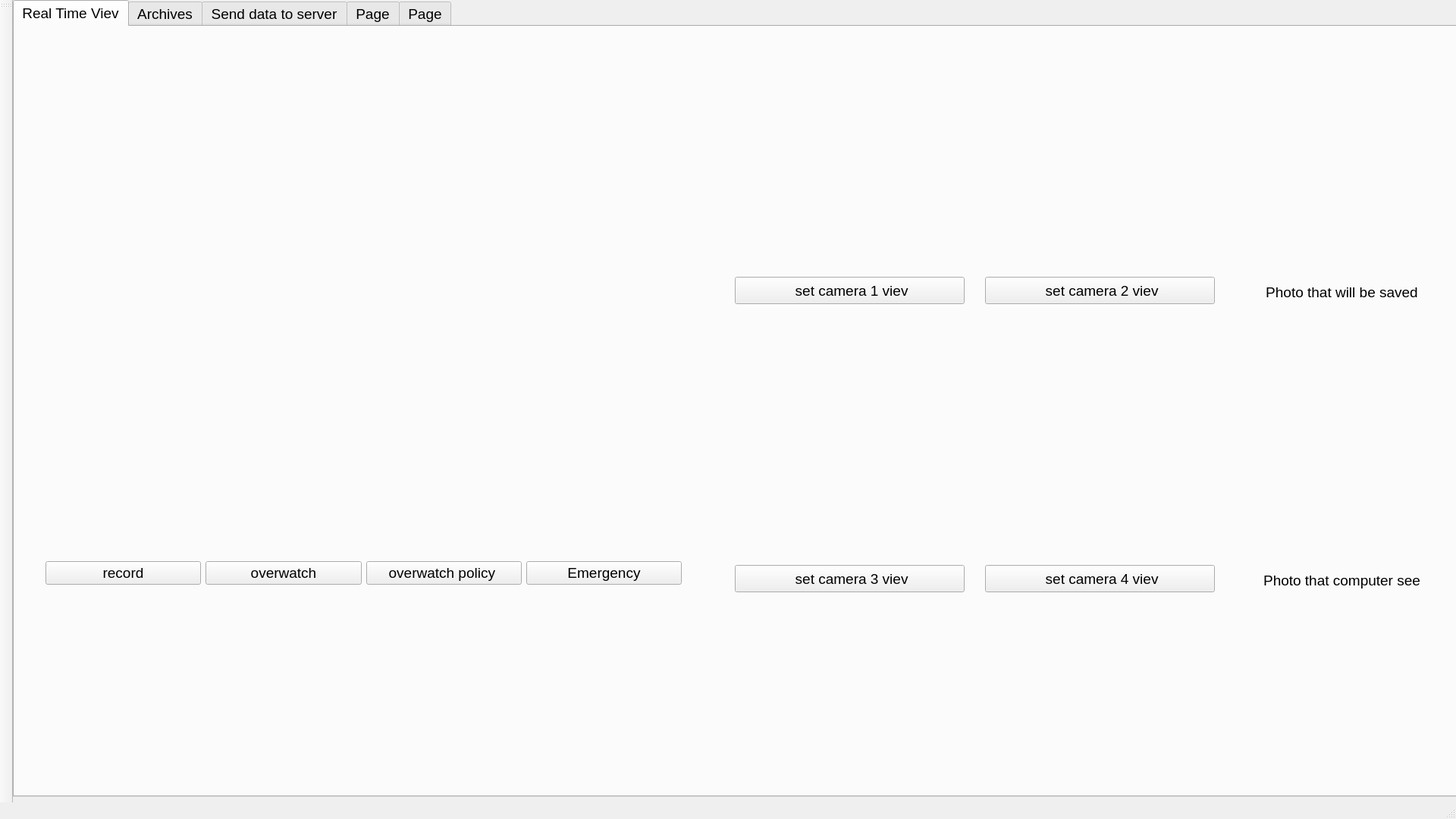
<?xml version="1.0" encoding="UTF-8"?>
<ui version="4.0">
 <class>Cam_control</class>
 <widget class="QMainWindow" name="Cam_control">
  <property name="geometry">
   <rect>
    <x>0</x>
    <y>0</y>
    <width>1920</width>
    <height>1080</height>
   </rect>
  </property>
  <property name="windowTitle">
   <string>Cam_control</string>
  </property>
  <widget class="QWidget" name="centralWidget">
   <widget class="QTabWidget" name="tabWidget">
    <property name="geometry">
     <rect>
      <x>0</x>
      <y>0</y>
      <width>1921</width>
      <height>1051</height>
     </rect>
    </property>
    <property name="font">
     <font>
      <pointsize>14</pointsize>
     </font>
    </property>
    <property name="focusPolicy">
     <enum>Qt::WheelFocus</enum>
    </property>
    <property name="tabShape">
     <enum>QTabWidget::Rounded</enum>
    </property>
    <property name="currentIndex">
     <number>0</number>
    </property>
    <widget class="QWidget" name="tab">
     <attribute name="icon">
      <iconset>
       <normalon>../progbase3/build-Kursova-Desktop-Debug/Icons/tab-icon.png</normalon>
      </iconset>
     </attribute>
     <attribute name="title">
      <string>Real Time Viev</string>
     </attribute>
     <widget class="QLabel" name="label_central">
      <property name="geometry">
       <rect>
        <x>-70</x>
        <y>10</y>
        <width>960</width>
        <height>600</height>
       </rect>
      </property>
      <property name="focusPolicy">
       <enum>Qt::WheelFocus</enum>
      </property>
      <property name="text">
       <string/>
      </property>
      <property name="pixmap">
       <pixmap>../progbase3/build-Kursova-Desktop-Debug/Icons/no_image.png</pixmap>
      </property>
      <property name="scaledContents">
       <bool>true</bool>
      </property>
     </widget>
     <widget class="QLabel" name="label_2">
      <property name="enabled">
       <bool>true</bool>
      </property>
      <property name="geometry">
       <rect>
        <x>1280</x>
        <y>10</y>
        <width>300</width>
        <height>300</height>
       </rect>
      </property>
      <property name="focusPolicy">
       <enum>Qt::WheelFocus</enum>
      </property>
      <property name="text">
       <string/>
      </property>
      <property name="pixmap">
       <pixmap>../progbase3/build-Kursova-Desktop-Debug/Icons/no_image.png</pixmap>
      </property>
      <property name="scaledContents">
       <bool>true</bool>
      </property>
     </widget>
     <widget class="QLabel" name="label">
      <property name="geometry">
       <rect>
        <x>950</x>
        <y>10</y>
        <width>300</width>
        <height>300</height>
       </rect>
      </property>
      <property name="focusPolicy">
       <enum>Qt::WheelFocus</enum>
      </property>
      <property name="text">
       <string/>
      </property>
      <property name="pixmap">
       <pixmap>../progbase3/build-Kursova-Desktop-Debug/Icons/no_image.png</pixmap>
      </property>
      <property name="scaledContents">
       <bool>true</bool>
      </property>
     </widget>
     <widget class="QPushButton" name="pushButton_6">
      <property name="geometry">
       <rect>
        <x>1280</x>
        <y>330</y>
        <width>303</width>
        <height>36</height>
       </rect>
      </property>
      <property name="font">
       <font>
        <pointsize>14</pointsize>
       </font>
      </property>
      <property name="text">
       <string>              set camera 2 viev             </string>
      </property>
     </widget>
     <widget class="QPushButton" name="pushButton_5">
      <property name="geometry">
       <rect>
        <x>950</x>
        <y>330</y>
        <width>303</width>
        <height>36</height>
       </rect>
      </property>
      <property name="font">
       <font>
        <pointsize>14</pointsize>
       </font>
      </property>
      <property name="text">
       <string>              set camera 1 viev             </string>
      </property>
     </widget>
     <widget class="QPushButton" name="pushButton_7">
      <property name="geometry">
       <rect>
        <x>950</x>
        <y>710</y>
        <width>303</width>
        <height>36</height>
       </rect>
      </property>
      <property name="font">
       <font>
        <pointsize>14</pointsize>
       </font>
      </property>
      <property name="text">
       <string>              set camera 3 viev             </string>
      </property>
     </widget>
     <widget class="QPushButton" name="pushButton_8">
      <property name="geometry">
       <rect>
        <x>1280</x>
        <y>710</y>
        <width>303</width>
        <height>36</height>
       </rect>
      </property>
      <property name="font">
       <font>
        <pointsize>14</pointsize>
       </font>
      </property>
      <property name="text">
       <string>              set camera 4 viev             </string>
      </property>
     </widget>
     <widget class="QLabel" name="label_4">
      <property name="geometry">
       <rect>
        <x>1280</x>
        <y>390</y>
        <width>300</width>
        <height>300</height>
       </rect>
      </property>
      <property name="focusPolicy">
       <enum>Qt::WheelFocus</enum>
      </property>
      <property name="text">
       <string/>
      </property>
      <property name="pixmap">
       <pixmap>../progbase3/build-Kursova-Desktop-Debug/Icons/no_image.png</pixmap>
      </property>
      <property name="scaledContents">
       <bool>true</bool>
      </property>
     </widget>
     <widget class="QLabel" name="label_3">
      <property name="geometry">
       <rect>
        <x>950</x>
        <y>390</y>
        <width>300</width>
        <height>300</height>
       </rect>
      </property>
      <property name="focusPolicy">
       <enum>Qt::WheelFocus</enum>
      </property>
      <property name="text">
       <string/>
      </property>
      <property name="pixmap">
       <pixmap>../progbase3/build-Kursova-Desktop-Debug/Icons/no_image.png</pixmap>
      </property>
      <property name="scaledContents">
       <bool>true</bool>
      </property>
     </widget>
     <widget class="QLabel" name="label_5">
      <property name="geometry">
       <rect>
        <x>1600</x>
        <y>10</y>
        <width>300</width>
        <height>300</height>
       </rect>
      </property>
      <property name="text">
       <string/>
      </property>
      <property name="pixmap">
       <pixmap>../progbase3/build-Kursova-Desktop-Debug/Icons/no_image.png</pixmap>
      </property>
      <property name="scaledContents">
       <bool>true</bool>
      </property>
      <property name="alignment">
       <set>Qt::AlignRight|Qt::AlignTrailing|Qt::AlignVCenter</set>
      </property>
     </widget>
     <widget class="QLabel" name="label_6">
      <property name="geometry">
       <rect>
        <x>1600</x>
        <y>390</y>
        <width>300</width>
        <height>300</height>
       </rect>
      </property>
      <property name="text">
       <string/>
      </property>
      <property name="pixmap">
       <pixmap>../progbase3/build-Kursova-Desktop-Debug/Icons/no_image.png</pixmap>
      </property>
      <property name="scaledContents">
       <bool>true</bool>
      </property>
     </widget>
     <widget class="QWidget" name="verticalLayoutWidget_2">
      <property name="geometry">
       <rect>
        <x>20</x>
        <y>650</y>
        <width>881</width>
        <height>141</height>
       </rect>
      </property>
      <layout class="QVBoxLayout" name="verticalLayout_2">
       <item>
        <layout class="QHBoxLayout" name="horizontalLayout">
         <property name="leftMargin">
          <number>10</number>
         </property>
         <property name="rightMargin">
          <number>10</number>
         </property>
         <item>
          <widget class="QPushButton" name="record">
           <property name="text">
            <string> record </string>
           </property>
           <property name="icon">
            <iconset>
             <normalon>../../../Not_progbase_stuff/Downloads/video-camera-with-play-button(1).png</normalon>
            </iconset>
           </property>
          </widget>
         </item>
         <item>
          <widget class="QPushButton" name="overwatch">
           <property name="text">
            <string> overwatch </string>
           </property>
           <property name="icon">
            <iconset>
             <normaloff>../../Not_progbase_stuff/Downloads/eye.png</normaloff>
             <normalon>../../Not_progbase_stuff/Downloads/eye.png</normalon>../../Not_progbase_stuff/Downloads/eye.png</iconset>
           </property>
          </widget>
         </item>
         <item>
          <widget class="QPushButton" name="overwatch_policy">
           <property name="text">
            <string> overwatch policy  </string>
           </property>
          </widget>
         </item>
         <item>
          <widget class="QPushButton" name="Emergency">
           <property name="text">
            <string> Emergency </string>
           </property>
          </widget>
         </item>
        </layout>
       </item>
      </layout>
     </widget>
     <widget class="QLabel" name="label_7">
      <property name="geometry">
       <rect>
        <x>1600</x>
        <y>330</y>
        <width>301</width>
        <height>41</height>
       </rect>
      </property>
      <property name="layoutDirection">
       <enum>Qt::LeftToRight</enum>
      </property>
      <property name="text">
       <string>Photo that will be saved</string>
      </property>
      <property name="alignment">
       <set>Qt::AlignCenter</set>
      </property>
     </widget>
     <widget class="QLabel" name="label_8">
      <property name="geometry">
       <rect>
        <x>1600</x>
        <y>710</y>
        <width>301</width>
        <height>41</height>
       </rect>
      </property>
      <property name="layoutDirection">
       <enum>Qt::LeftToRight</enum>
      </property>
      <property name="text">
       <string>Photo that computer see</string>
      </property>
      <property name="alignment">
       <set>Qt::AlignCenter</set>
      </property>
     </widget>
    </widget>
    <widget class="QWidget" name="tab_2">
     <attribute name="icon">
      <iconset>
       <normaloff>../progbase3/build-Kursova-Desktop-Debug/Icons/alarm-red.png</normaloff>../progbase3/build-Kursova-Desktop-Debug/Icons/alarm-red.png</iconset>
     </attribute>
     <attribute name="title">
      <string>Archives</string>
     </attribute>
     <widget class="QPushButton" name="MainScreenController">
      <property name="geometry">
       <rect>
        <x>80</x>
        <y>680</y>
        <width>161</width>
        <height>81</height>
       </rect>
      </property>
      <property name="text">
       <string>Play</string>
      </property>
     </widget>
     <widget class="QWidget" name="verticalLayoutWidget">
      <property name="geometry">
       <rect>
        <x>1500</x>
        <y>0</y>
        <width>401</width>
        <height>751</height>
       </rect>
      </property>
      <layout class="QVBoxLayout" name="verticalLayout">
       <item>
        <widget class="QListWidget" name="Folders">
         <property name="font">
          <font>
           <family>Noto Mono</family>
           <italic>false</italic>
          </font>
         </property>
        </widget>
       </item>
       <item>
        <layout class="QHBoxLayout" name="horizontalLayout_2">
         <item>
          <widget class="QPushButton" name="pushButton_2">
           <property name="text">
            <string>Images</string>
           </property>
          </widget>
         </item>
         <item>
          <widget class="QPushButton" name="pushButton_3">
           <property name="text">
            <string>Video</string>
           </property>
          </widget>
         </item>
        </layout>
       </item>
       <item>
        <widget class="QListWidget" name="Entities">
         <property name="font">
          <font>
           <family>Noto Mono</family>
           <italic>false</italic>
          </font>
         </property>
        </widget>
       </item>
      </layout>
     </widget>
     <widget class="QLabel" name="mainScreen">
      <property name="geometry">
       <rect>
        <x>10</x>
        <y>10</y>
        <width>960</width>
        <height>600</height>
       </rect>
      </property>
      <property name="font">
       <font>
        <family>Monospace</family>
       </font>
      </property>
      <property name="text">
       <string/>
      </property>
      <property name="pixmap">
       <pixmap>../progbase3/build-Kursova-Desktop-Debug/photo/Thu Jun 7 2018/18:16:49.jpg</pixmap>
      </property>
      <property name="scaledContents">
       <bool>true</bool>
      </property>
     </widget>
     <widget class="QLabel" name="prev">
      <property name="geometry">
       <rect>
        <x>1010</x>
        <y>10</y>
        <width>450</width>
        <height>350</height>
       </rect>
      </property>
      <property name="text">
       <string/>
      </property>
      <property name="pixmap">
       <pixmap>../progbase3/build-Kursova-Desktop-Debug/photo/Thu Jun 7 2018/15:38:51.jpg</pixmap>
      </property>
      <property name="scaledContents">
       <bool>true</bool>
      </property>
     </widget>
     <widget class="QLabel" name="prev_prev">
      <property name="geometry">
       <rect>
        <x>1010</x>
        <y>400</y>
        <width>450</width>
        <height>350</height>
       </rect>
      </property>
      <property name="text">
       <string/>
      </property>
      <property name="pixmap">
       <pixmap>../progbase3/build-Kursova-Desktop-Debug/photo/Thu Jun 7 2018/15:38:51.jpg</pixmap>
      </property>
      <property name="scaledContents">
       <bool>true</bool>
      </property>
     </widget>
     <widget class="QLabel" name="prev_name">
      <property name="geometry">
       <rect>
        <x>1010</x>
        <y>370</y>
        <width>451</width>
        <height>20</height>
       </rect>
      </property>
      <property name="text">
       <string/>
      </property>
      <property name="alignment">
       <set>Qt::AlignCenter</set>
      </property>
     </widget>
     <widget class="QLabel" name="prev_prev_name">
      <property name="geometry">
       <rect>
        <x>1010</x>
        <y>760</y>
        <width>451</width>
        <height>20</height>
       </rect>
      </property>
      <property name="text">
       <string/>
      </property>
      <property name="alignment">
       <set>Qt::AlignCenter</set>
      </property>
     </widget>
     <widget class="QLabel" name="mainScreenName">
      <property name="geometry">
       <rect>
        <x>10</x>
        <y>620</y>
        <width>961</width>
        <height>20</height>
       </rect>
      </property>
      <property name="text">
       <string>MainScreen</string>
      </property>
      <property name="alignment">
       <set>Qt::AlignCenter</set>
      </property>
     </widget>
     <widget class="QPushButton" name="pushButton">
      <property name="geometry">
       <rect>
        <x>290</x>
        <y>680</y>
        <width>151</width>
        <height>81</height>
       </rect>
      </property>
      <property name="text">
       <string>Send</string>
      </property>
     </widget>
    </widget>
    <widget class="QWidget" name="tab_3">
     <attribute name="title">
      <string>Send data to server</string>
     </attribute>
    </widget>
    <widget class="QWidget" name="tab_4">
     <attribute name="title">
      <string>Page</string>
     </attribute>
    </widget>
    <widget class="QWidget" name="tab_5">
     <attribute name="title">
      <string>Page</string>
     </attribute>
    </widget>
   </widget>
  </widget>
  <widget class="QMenuBar" name="menuBar">
   <property name="geometry">
    <rect>
     <x>0</x>
     <y>0</y>
     <width>1920</width>
     <height>27</height>
    </rect>
   </property>
  </widget>
  <widget class="QToolBar" name="mainToolBar">
   <attribute name="toolBarArea">
    <enum>LeftToolBarArea</enum>
   </attribute>
   <attribute name="toolBarBreak">
    <bool>false</bool>
   </attribute>
  </widget>
  <widget class="QStatusBar" name="statusBar"/>
 </widget>
 <layoutdefault spacing="6" margin="11"/>
 <resources/>
 <connections/>
</ui>
